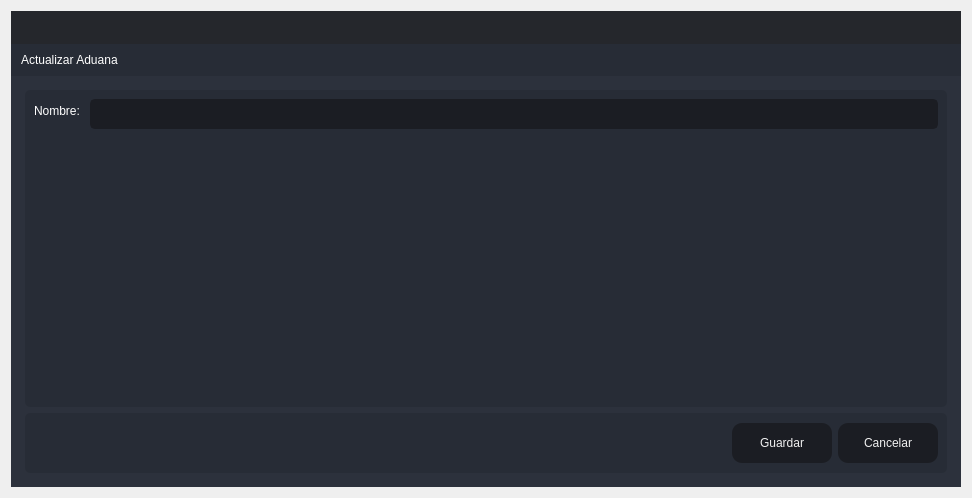
<?xml version="1.0" encoding="UTF-8"?>
<ui version="4.0">
 <class>Create_Aduana</class>
 <widget class="QDialog" name="Create_Aduana">
  <property name="windowModality">
   <enum>Qt::ApplicationModal</enum>
  </property>
  <property name="geometry">
   <rect>
    <x>0</x>
    <y>0</y>
    <width>972</width>
    <height>498</height>
   </rect>
  </property>
  <property name="windowTitle">
   <string>Actualizar</string>
  </property>
  <layout class="QVBoxLayout" name="verticalLayout_6">
   <item>
    <widget class="QFrame" name="frame_main">
     <property name="styleSheet">
      <string notr="true">/* LINE EDIT */
QLineEdit {
	background-color: rgb(27, 29, 35);
	border-radius: 5px;
	border: 2px solid rgb(27, 29, 35);
	padding-left: 10px;
}
QLineEdit:hover {
	border: 2px solid rgb(64, 71, 88);
}
QLineEdit:focus {
	border: 2px solid rgb(91, 101, 124);
}

/* SCROLL BARS */
QScrollBar:horizontal {
    border: none;
    background: rgb(52, 59, 72);
    height: 14px;
    margin: 0px 21px 0 21px;
	border-radius: 0px;
}
QScrollBar::handle:horizontal {
    background: rgb(85, 170, 255);
    min-width: 25px;
	border-radius: 7px
}
QScrollBar::add-line:horizontal {
    border: none;
    background: rgb(55, 63, 77);
    width: 20px;
	border-top-right-radius: 7px;
    border-bottom-right-radius: 7px;
    subcontrol-position: right;
    subcontrol-origin: margin;
}
QScrollBar::sub-line:horizontal {
    border: none;
    background: rgb(55, 63, 77);
    width: 20px;
	border-top-left-radius: 7px;
    border-bottom-left-radius: 7px;
    subcontrol-position: left;
    subcontrol-origin: margin;
}
QScrollBar::up-arrow:horizontal, QScrollBar::down-arrow:horizontal
{
     background: none;
}
QScrollBar::add-page:horizontal, QScrollBar::sub-page:horizontal
{
     background: none;
}
 QScrollBar:vertical {
	border: none;
    background: rgb(52, 59, 72);
    width: 14px;
    margin: 21px 0 21px 0;
	border-radius: 0px;
 }
 QScrollBar::handle:vertical {	
	background: rgb(85, 170, 255);
    min-height: 25px;
	border-radius: 7px
 }
 QScrollBar::add-line:vertical {
     border: none;
    background: rgb(55, 63, 77);
     height: 20px;
	border-bottom-left-radius: 7px;
    border-bottom-right-radius: 7px;
     subcontrol-position: bottom;
     subcontrol-origin: margin;
 }
 QScrollBar::sub-line:vertical {
	border: none;
    background: rgb(55, 63, 77);
     height: 20px;
	border-top-left-radius: 7px;
    border-top-right-radius: 7px;
     subcontrol-position: top;
     subcontrol-origin: margin;
 }
 QScrollBar::up-arrow:vertical, QScrollBar::down-arrow:vertical {
     background: none;
 }

 QScrollBar::add-page:vertical, QScrollBar::sub-page:vertical {
     background: none;
 }

/* CHECKBOX */
QCheckBox::indicator {
    border: 3px solid rgb(52, 59, 72);
	width: 15px;
	height: 15px;
	border-radius: 10px;
    background: rgb(44, 49, 60);
}
QCheckBox::indicator:hover {
    border: 3px solid rgb(58, 66, 81);
}
QCheckBox::indicator:checked {
    background: 3px solid rgb(52, 59, 72);
	border: 3px solid rgb(52, 59, 72);	
	background-image: url(:/16x16/icons/16x16/cil-check-alt.png);
}

/* RADIO BUTTON */
QRadioButton::indicator {
    border: 3px solid rgb(52, 59, 72);
	width: 15px;
	height: 15px;
	border-radius: 10px;
    background: rgb(44, 49, 60);
}
QRadioButton::indicator:hover {
    border: 3px solid rgb(58, 66, 81);
}
QRadioButton::indicator:checked {
    background: 3px solid rgb(94, 106, 130);
	border: 3px solid rgb(52, 59, 72);	
}

/* COMBOBOX */
QComboBox{
	background-color: rgb(27, 29, 35);
	border-radius: 5px;
	border: 2px solid rgb(27, 29, 35);
	padding: 5px;
	padding-left: 10px;
}
QComboBox:hover{
	border: 2px solid rgb(64, 71, 88);
}
QComboBox::drop-down {
	subcontrol-origin: padding;
	subcontrol-position: top right;
	width: 25px; 
	border-left-width: 3px;
	border-left-color: rgba(39, 44, 54, 150);
	border-left-style: solid;
	border-top-right-radius: 3px;
	border-bottom-right-radius: 3px;	
	background-image: url(:/16x16/icons/16x16/cil-arrow-bottom.png);
	background-position: center;
	background-repeat: no-reperat;
 }
QComboBox QAbstractItemView {
	color: rgb(85, 170, 255);	
	background-color: rgb(27, 29, 35);
	padding: 10px;
	selection-background-color: rgb(39, 44, 54);
}

/* SLIDERS */
QSlider::groove:horizontal {
    border-radius: 9px;
    height: 18px;
	margin: 0px;
	background-color: rgb(52, 59, 72);
}
QSlider::groove:horizontal:hover {
	background-color: rgb(55, 62, 76);
}
QSlider::handle:horizontal {
    background-color: rgb(85, 170, 255);
    border: none;
    height: 18px;
    width: 18px;
    margin: 0px;
	border-radius: 9px;
}
QSlider::handle:horizontal:hover {
    background-color: rgb(105, 180, 255);
}
QSlider::handle:horizontal:pressed {
    background-color: rgb(65, 130, 195);
}

QSlider::groove:vertical {
    border-radius: 9px;
    width: 18px;
    margin: 0px;
	background-color: rgb(52, 59, 72);
}
QSlider::groove:vertical:hover {
	background-color: rgb(55, 62, 76);
}
QSlider::handle:vertical {
    background-color: rgb(85, 170, 255);
	border: none;
    height: 18px;
    width: 18px;
    margin: 0px;
	border-radius: 9px;
}
QSlider::handle:vertical:hover {
    background-color: rgb(105, 180, 255);
}
QSlider::handle:vertical:pressed {
    background-color: rgb(65, 130, 195);
}

</string>
     </property>
     <property name="frameShape">
      <enum>QFrame::NoFrame</enum>
     </property>
     <property name="frameShadow">
      <enum>QFrame::Raised</enum>
     </property>
     <layout class="QVBoxLayout" name="verticalLayout">
      <property name="spacing">
       <number>0</number>
      </property>
      <property name="leftMargin">
       <number>0</number>
      </property>
      <property name="topMargin">
       <number>0</number>
      </property>
      <property name="rightMargin">
       <number>0</number>
      </property>
      <property name="bottomMargin">
       <number>0</number>
      </property>
      <item>
       <widget class="QFrame" name="frame_top">
        <property name="minimumSize">
         <size>
          <width>0</width>
          <height>65</height>
         </size>
        </property>
        <property name="maximumSize">
         <size>
          <width>16777215</width>
          <height>65</height>
         </size>
        </property>
        <property name="styleSheet">
         <string notr="true">background-color: transparent;</string>
        </property>
        <property name="frameShape">
         <enum>QFrame::NoFrame</enum>
        </property>
        <property name="frameShadow">
         <enum>QFrame::Raised</enum>
        </property>
        <layout class="QHBoxLayout" name="horizontalLayout_3">
         <property name="spacing">
          <number>0</number>
         </property>
         <property name="leftMargin">
          <number>0</number>
         </property>
         <property name="topMargin">
          <number>0</number>
         </property>
         <property name="rightMargin">
          <number>0</number>
         </property>
         <property name="bottomMargin">
          <number>0</number>
         </property>
         <item>
          <widget class="QFrame" name="frame_toggle">
           <property name="maximumSize">
            <size>
             <width>70</width>
             <height>16777215</height>
            </size>
           </property>
           <property name="styleSheet">
            <string notr="true">background-color: rgb(27, 29, 35);</string>
           </property>
           <property name="frameShape">
            <enum>QFrame::NoFrame</enum>
           </property>
           <property name="frameShadow">
            <enum>QFrame::Raised</enum>
           </property>
           <layout class="QVBoxLayout" name="verticalLayout_3">
            <property name="spacing">
             <number>0</number>
            </property>
            <property name="leftMargin">
             <number>0</number>
            </property>
            <property name="topMargin">
             <number>0</number>
            </property>
            <property name="rightMargin">
             <number>0</number>
            </property>
            <property name="bottomMargin">
             <number>0</number>
            </property>
           </layout>
          </widget>
         </item>
         <item>
          <widget class="QFrame" name="frame_top_right">
           <property name="styleSheet">
            <string notr="true">background: transparent;</string>
           </property>
           <property name="frameShape">
            <enum>QFrame::NoFrame</enum>
           </property>
           <property name="frameShadow">
            <enum>QFrame::Raised</enum>
           </property>
           <layout class="QVBoxLayout" name="verticalLayout_2">
            <property name="spacing">
             <number>0</number>
            </property>
            <property name="leftMargin">
             <number>0</number>
            </property>
            <property name="topMargin">
             <number>0</number>
            </property>
            <property name="rightMargin">
             <number>0</number>
            </property>
            <property name="bottomMargin">
             <number>0</number>
            </property>
            <item>
             <widget class="QFrame" name="frame_top_btns">
              <property name="maximumSize">
               <size>
                <width>16777215</width>
                <height>42</height>
               </size>
              </property>
              <property name="styleSheet">
               <string notr="true">background-color: rgba(27, 29, 35, 200)</string>
              </property>
              <property name="frameShape">
               <enum>QFrame::NoFrame</enum>
              </property>
              <property name="frameShadow">
               <enum>QFrame::Raised</enum>
              </property>
              <layout class="QHBoxLayout" name="horizontalLayout_4">
               <property name="spacing">
                <number>0</number>
               </property>
               <property name="leftMargin">
                <number>0</number>
               </property>
               <property name="topMargin">
                <number>0</number>
               </property>
               <property name="rightMargin">
                <number>0</number>
               </property>
               <property name="bottomMargin">
                <number>0</number>
               </property>
               <item>
                <widget class="QFrame" name="frame_label_top_btns">
                 <property name="sizePolicy">
                  <sizepolicy hsizetype="Expanding" vsizetype="Preferred">
                   <horstretch>0</horstretch>
                   <verstretch>0</verstretch>
                  </sizepolicy>
                 </property>
                 <property name="frameShape">
                  <enum>QFrame::NoFrame</enum>
                 </property>
                 <property name="frameShadow">
                  <enum>QFrame::Raised</enum>
                 </property>
                 <layout class="QHBoxLayout" name="horizontalLayout_10">
                  <property name="spacing">
                   <number>0</number>
                  </property>
                  <property name="leftMargin">
                   <number>5</number>
                  </property>
                  <property name="topMargin">
                   <number>0</number>
                  </property>
                  <property name="rightMargin">
                   <number>10</number>
                  </property>
                  <property name="bottomMargin">
                   <number>0</number>
                  </property>
                 </layout>
                </widget>
               </item>
               <item alignment="Qt::AlignRight">
                <widget class="QFrame" name="frame_btns_right">
                 <property name="sizePolicy">
                  <sizepolicy hsizetype="Expanding" vsizetype="Preferred">
                   <horstretch>0</horstretch>
                   <verstretch>0</verstretch>
                  </sizepolicy>
                 </property>
                 <property name="maximumSize">
                  <size>
                   <width>120</width>
                   <height>16777215</height>
                  </size>
                 </property>
                 <property name="frameShape">
                  <enum>QFrame::NoFrame</enum>
                 </property>
                 <property name="frameShadow">
                  <enum>QFrame::Raised</enum>
                 </property>
                 <layout class="QHBoxLayout" name="horizontalLayout_5">
                  <property name="spacing">
                   <number>0</number>
                  </property>
                  <property name="leftMargin">
                   <number>0</number>
                  </property>
                  <property name="topMargin">
                   <number>0</number>
                  </property>
                  <property name="rightMargin">
                   <number>0</number>
                  </property>
                  <property name="bottomMargin">
                   <number>0</number>
                  </property>
                 </layout>
                </widget>
               </item>
              </layout>
             </widget>
            </item>
            <item>
             <widget class="QFrame" name="frame_top_info">
              <property name="maximumSize">
               <size>
                <width>16777215</width>
                <height>65</height>
               </size>
              </property>
              <property name="styleSheet">
               <string notr="true">background-color: rgb(39, 44, 54);</string>
              </property>
              <property name="frameShape">
               <enum>QFrame::NoFrame</enum>
              </property>
              <property name="frameShadow">
               <enum>QFrame::Raised</enum>
              </property>
              <layout class="QHBoxLayout" name="horizontalLayout_8">
               <property name="spacing">
                <number>0</number>
               </property>
               <property name="leftMargin">
                <number>10</number>
               </property>
               <property name="topMargin">
                <number>0</number>
               </property>
               <property name="rightMargin">
                <number>10</number>
               </property>
               <property name="bottomMargin">
                <number>0</number>
               </property>
               <item>
                <widget class="QLabel" name="label">
                 <property name="styleSheet">
                  <string notr="true">font: 75 16pt &quot;MS Shell Dlg 2&quot;;
color: rgb(255, 255, 255);</string>
                 </property>
                 <property name="text">
                  <string>Actualizar Aduana</string>
                 </property>
                </widget>
               </item>
              </layout>
             </widget>
            </item>
           </layout>
          </widget>
         </item>
        </layout>
       </widget>
      </item>
      <item>
       <widget class="QFrame" name="frame_center">
        <property name="sizePolicy">
         <sizepolicy hsizetype="Expanding" vsizetype="Expanding">
          <horstretch>0</horstretch>
          <verstretch>0</verstretch>
         </sizepolicy>
        </property>
        <property name="styleSheet">
         <string notr="true">background-color: rgb(40, 44, 52);</string>
        </property>
        <property name="frameShape">
         <enum>QFrame::NoFrame</enum>
        </property>
        <property name="frameShadow">
         <enum>QFrame::Raised</enum>
        </property>
        <layout class="QHBoxLayout" name="horizontalLayout_2">
         <property name="spacing">
          <number>0</number>
         </property>
         <property name="leftMargin">
          <number>0</number>
         </property>
         <property name="topMargin">
          <number>0</number>
         </property>
         <property name="rightMargin">
          <number>0</number>
         </property>
         <property name="bottomMargin">
          <number>0</number>
         </property>
         <item>
          <widget class="QFrame" name="frame_content_right">
           <property name="styleSheet">
            <string notr="true">background-color: rgb(44, 49, 60);</string>
           </property>
           <property name="frameShape">
            <enum>QFrame::NoFrame</enum>
           </property>
           <property name="frameShadow">
            <enum>QFrame::Raised</enum>
           </property>
           <layout class="QVBoxLayout" name="verticalLayout_4">
            <property name="spacing">
             <number>0</number>
            </property>
            <property name="leftMargin">
             <number>0</number>
            </property>
            <property name="topMargin">
             <number>0</number>
            </property>
            <property name="rightMargin">
             <number>0</number>
            </property>
            <property name="bottomMargin">
             <number>0</number>
            </property>
            <item>
             <widget class="QFrame" name="frame_content">
              <property name="frameShape">
               <enum>QFrame::NoFrame</enum>
              </property>
              <property name="frameShadow">
               <enum>QFrame::Raised</enum>
              </property>
              <layout class="QVBoxLayout" name="verticalLayout_9">
               <property name="spacing">
                <number>0</number>
               </property>
               <property name="leftMargin">
                <number>5</number>
               </property>
               <property name="topMargin">
                <number>5</number>
               </property>
               <property name="rightMargin">
                <number>5</number>
               </property>
               <property name="bottomMargin">
                <number>5</number>
               </property>
               <item>
                <widget class="QStackedWidget" name="stackedWidget">
                 <property name="styleSheet">
                  <string notr="true">background: transparent;</string>
                 </property>
                 <property name="currentIndex">
                  <number>0</number>
                 </property>
                 <widget class="QWidget" name="page_home">
                  <layout class="QVBoxLayout" name="verticalLayout_10">
                   <item>
                    <widget class="QFrame" name="frame">
                     <property name="styleSheet">
                      <string notr="true">background-color: rgb(39, 44, 54);
border-radius: 5px;</string>
                     </property>
                     <property name="frameShape">
                      <enum>QFrame::StyledPanel</enum>
                     </property>
                     <property name="frameShadow">
                      <enum>QFrame::Raised</enum>
                     </property>
                     <layout class="QVBoxLayout" name="verticalLayout_5">
                      <item>
                       <layout class="QFormLayout" name="formLayout_2">
                        <item row="0" column="1">
                         <widget class="QLineEdit" name="lineEditUpdate">
                          <property name="minimumSize">
                           <size>
                            <width>0</width>
                            <height>30</height>
                           </size>
                          </property>
                          <property name="styleSheet">
                           <string notr="true">QLineEdit {
	background-color: rgb(27, 29, 35);
	border-radius: 5px;
	border: 2px solid rgb(27, 29, 35);
	padding-left: 10px;
	font: 75 12pt &quot;MS Shell Dlg 2&quot;;
	color: rgb(255, 255, 255);
}
QLineEdit:hover {
	border: 2px solid rgb(64, 71, 88);
}
QLineEdit:focus {
	border: 2px solid rgb(91, 101, 124);
}</string>
                          </property>
                         </widget>
                        </item>
                        <item row="0" column="0">
                         <widget class="QLabel" name="label_2">
                          <property name="styleSheet">
                           <string notr="true">font: 75 12pt &quot;MS Shell Dlg 2&quot;;
color: rgb(255, 255, 255);</string>
                          </property>
                          <property name="text">
                           <string>Nombre: </string>
                          </property>
                         </widget>
                        </item>
                       </layout>
                      </item>
                     </layout>
                    </widget>
                   </item>
                   <item>
                    <widget class="QFrame" name="frame_2">
                     <property name="minimumSize">
                      <size>
                       <width>0</width>
                       <height>60</height>
                      </size>
                     </property>
                     <property name="maximumSize">
                      <size>
                       <width>16777215</width>
                       <height>60</height>
                      </size>
                     </property>
                     <property name="styleSheet">
                      <string notr="true">background-color: rgb(39, 44, 54);
border-radius: 5px;</string>
                     </property>
                     <property name="frameShape">
                      <enum>QFrame::StyledPanel</enum>
                     </property>
                     <property name="frameShadow">
                      <enum>QFrame::Raised</enum>
                     </property>
                     <layout class="QHBoxLayout" name="horizontalLayout_9">
                      <item>
                       <layout class="QGridLayout" name="gridLayout">
                        <item row="0" column="0">
                         <spacer name="horizontalSpacer">
                          <property name="orientation">
                           <enum>Qt::Horizontal</enum>
                          </property>
                          <property name="sizeHint" stdset="0">
                           <size>
                            <width>40</width>
                            <height>20</height>
                           </size>
                          </property>
                         </spacer>
                        </item>
                        <item row="0" column="1">
                         <widget class="QPushButton" name="btnActualizarAduana">
                          <property name="minimumSize">
                           <size>
                            <width>100</width>
                            <height>40</height>
                           </size>
                          </property>
                          <property name="styleSheet">
                           <string notr="true">QPushButton {
	border-color: rgb(27, 29, 35);
	font: 75 10pt &quot;MS Shell Dlg 2&quot;;
	color: rgb(240, 240, 240);
	background-color: rgb(27, 29, 35);
	border: 0px solid;
	border-radius: 10px;	
}
QPushButton:hover {
	background-color:rgb(44, 49, 60);
	border-color: rgb(27, 29, 35);
	border: 2px solid;
}</string>
                          </property>
                          <property name="text">
                           <string>Guardar</string>
                          </property>
                         </widget>
                        </item>
                        <item row="0" column="2">
                         <widget class="QPushButton" name="btnCancelarAduana">
                          <property name="minimumSize">
                           <size>
                            <width>100</width>
                            <height>40</height>
                           </size>
                          </property>
                          <property name="styleSheet">
                           <string notr="true">QPushButton {
	border-color: rgb(27, 29, 35);
	font: 75 10pt &quot;MS Shell Dlg 2&quot;;
	color: rgb(240, 240, 240);
	background-color: rgb(27, 29, 35);
	border: 0px solid;
	border-radius: 10px;	
}
QPushButton:hover {
	background-color:rgb(44, 49, 60);
	border-color: rgb(27, 29, 35);
	border: 2px solid;
}</string>
                          </property>
                          <property name="text">
                           <string>Cancelar</string>
                          </property>
                         </widget>
                        </item>
                       </layout>
                      </item>
                     </layout>
                    </widget>
                   </item>
                  </layout>
                 </widget>
                </widget>
               </item>
              </layout>
             </widget>
            </item>
           </layout>
          </widget>
         </item>
        </layout>
       </widget>
      </item>
     </layout>
    </widget>
   </item>
  </layout>
 </widget>
 <resources/>
 <connections/>
</ui>
